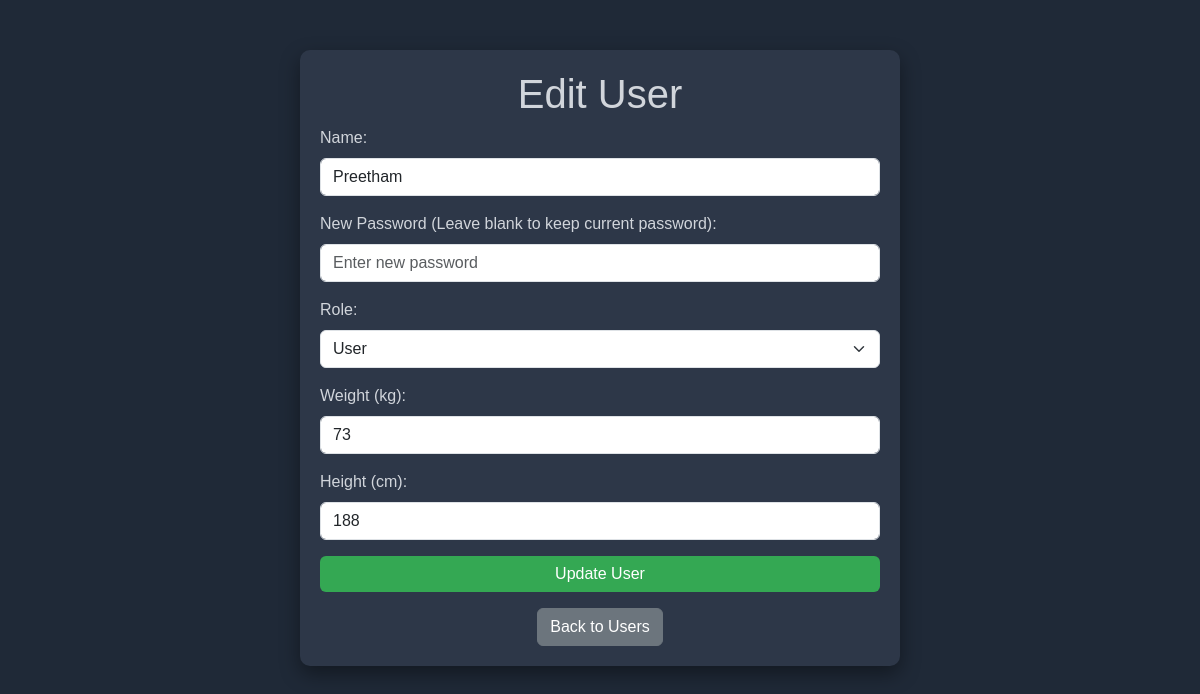
The page /edit_user.php?id=1 (signed in) on the database its author committed.
### tables this page shows
CREATE TABLE `users` (
  `user_id` int(11) NOT NULL,
  `name` varchar(255) DEFAULT NULL,
  `weight` float DEFAULT NULL,
  `height` float DEFAULT NULL,
  `created_at` timestamp NOT NULL DEFAULT current_timestamp(),
  `plan_id` int(11) DEFAULT NULL,
  `password` varchar(255) DEFAULT NULL,
  `role` enum('admin','user') NOT NULL DEFAULT 'user'
);

### edit_user.php (the view, shortened to what this page needs)
<?php
require 'db_connect.php';
$user_id = $_GET['id'];
$sql = "SELECT * FROM Users WHERE user_id = ?";
$stmt = $conn->prepare($sql);
$stmt->bind_param("i", $user_id);
$stmt->execute();
$result = $stmt->get_result();
$user = $result->fetch_assoc();
?>
<!DOCTYPE html>
<html lang="en">
<head>
    <link href="https://cdn.jsdelivr.net/npm/bootstrap@5.3.3/dist/css/bootstrap.min.css" rel="stylesheet">
</head>
<body>
<div class="container">
    <h1 class="text-center">Edit User</h1>
    <form method="POST">
        <div class="mb-3">
            <label class="form-label">Name:</label>
            <input type="text" class="form-control" name="name" value="<?php echo htmlspecialchars($user['name']); ?>" required>
        </div>
        <div class="mb-3">
            <label class="form-label">New Password (Leave blank to keep current password):</label>
            <input type="password" class="form-control" name="password" placeholder="Enter new password">
        </div>
        <div class="mb-3">
            <label class="form-label">Role:</label>
            <select name="role" class="form-select">
                <option value="user" <?php if ($user['role'] == 'user') echo 'selected'; ?>>User</option>
            </select>
        </div>
        <div class="mb-3">
            <label class="form-label">Weight (kg):</label>
            <input type="number" class="form-control" name="weight" value="<?php echo $user['weight'] ?? ''; ?>" step="0.1">
        </div>
        <div class="mb-3">
            <label class="form-label">Height (cm):</label>
            <input type="number" class="form-control" name="height" value="<?php echo $user['height'] ?? ''; ?>" step="0.1">
        </div>
        <button type="submit" class="btn btn-primary w-100">Update User</button>
    </form>
    <div class="text-center mt-3">
        <a href="manage_users.php" class="btn btn-secondary">Back to Users</a>
    </div>
</div>
</body>
</html>

### edit_user.php (style rules this page uses)
body { background-color: #1f2937; color: #d1d5db; font-family: 'Arial', sans-serif; }
.container { max-width: 600px; margin: 50px auto; padding: 20px; background-color: #2d3748; border-radius: 10px; box-shadow: 0 8px 20px rgba(0, 0, 0, 0.4); }
.btn-primary { background-color: #34a853; border: none; }

### rows shown on the page
users: name "Preetham", role "User", weight "73", height "188"
